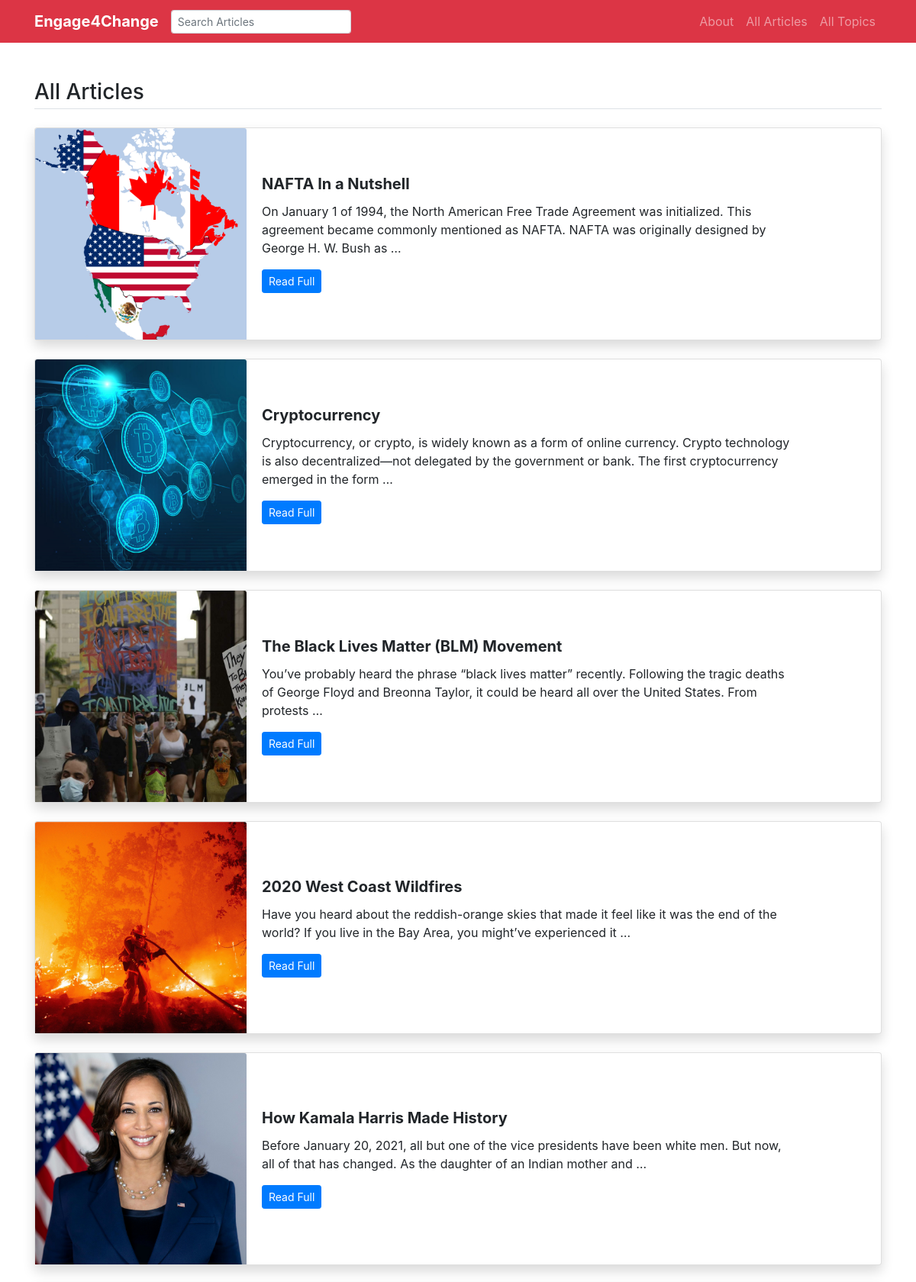
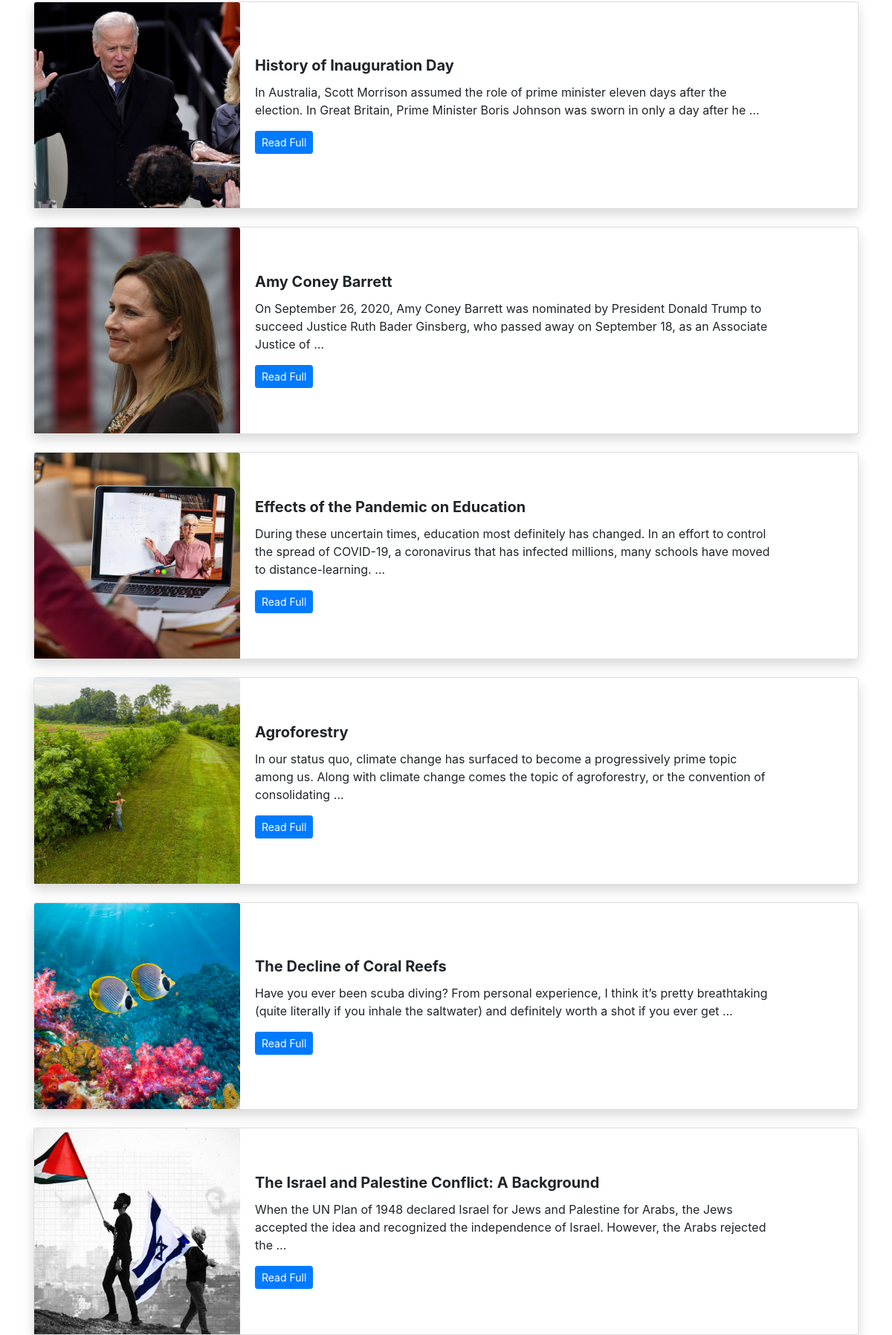
The app's page /all-news (upper part) with its own data (2 pictures, top to bottom).
### main/models.py (models this page shows, shortened)
class News(models.Model):
    category = models.ForeignKey(Category, on_delete=models.CASCADE)
    title = models.CharField(max_length=300)
    author = models.CharField(max_length=300, default="")
    writer = models.ForeignKey(Person, on_delete=models.CASCADE, default=1)
    image = models.ImageField(upload_to='imgs/')
    detail = models.TextField()
    add_time = models.DateField()
    class Meta:
        verbose_name_plural = 'News'

### main/views.py (the view)
# urls.py: path('all-news', views.all_news, name='all-news'),
def all_news(request):
    all_news = News.objects.order_by('-id')
    return render(request, 'all-news.html', {
        'all_news': all_news,
    })

### main/templates/all-news.html
{% extends 'base.html' %}
{% block content %}
<main class="container mt-5 mb-5">
    <h3 class="border-bottom pb-1 my-4">All Articles</h3>
    {% for news in all_news %}
    <div class="card mb-4 shadow">
        <div class="row no-gutters align-items-center">
            <div class="col-md-3">
                <img src="/media/{{news.image}}" class="card-img-top" alt="{{news.title}}">
            </div>
            <div class="col-md-8">
                <div class="card-body">
                    <h5 class="card-title font-weight-bold">{{news.title}}</h5>
                    <p class="card-text">{{news.detail|truncatewords:30}}</p>
                    <p class="card-text"><a href="/detail/{{news.id}}" class="btn btn-sm btn-primary">Read Full</a></p>
                </div>
            </div>
        </div>
    </div>
    {% endfor %}
</main>
{% endblock %}

### records on screen
News: image (picture), title "NAFTA In a Nutshell", detail "On January 1 of 1994, the North American Free Trade Agreement was initialized. This agreement became commonly mentioned as NAFTA. NAFTA was originally designed by George H. W. Bush as …"
News: image (picture), title "Cryptocurrency", detail "Cryptocurrency, or crypto, is widely known as a form of online currency. Crypto technology is also decentralized—not delegated by the government or bank. The first cryptocurrency emerged in the form …"
News: image (picture), title "The Black Lives Matter (BLM) Movement", detail "You’ve probably heard the phrase “black lives matter” recently. Following the tragic deaths of George Floyd and Breonna Taylor, it could be heard all over the United States. From protests …"
News: image (picture), title "2020 West Coast Wildfires", detail "Have you heard about the reddish-orange skies that made it feel like it was the end of the world? If you live in the Bay Area, you might’ve experienced it …"
News: image (picture), title "How Kamala Harris Made History", detail "Before January 20, 2021, all but one of the vice presidents have been white men. But now, all of that has changed. As the daughter of an Indian mother and …"
News: image (picture), title "History of Inauguration Day", detail "In Australia, Scott Morrison assumed the role of prime minister eleven days after the election. In Great Britain, Prime Minister Boris Johnson was sworn in only a day after he …"
News: image (picture), title "Amy Coney Barrett", detail "On September 26, 2020, Amy Coney Barrett was nominated by President Donald Trump to succeed Justice Ruth Bader Ginsberg, who passed away on September 18, as an Associate Justice of …"
News: image (picture), title "Effects of the Pandemic on Education", detail "During these uncertain times, education most definitely has changed. In an effort to control the spread of COVID-19, a coronavirus that has infected millions, many schools have moved to distance-learning. …"
News: image (picture), title "Agroforestry", detail "In our status quo, climate change has surfaced to become a progressively prime topic among us. Along with climate change comes the topic of agroforestry, or the convention of consolidating …"
News: image (picture), title "The Decline of Coral Reefs", detail "Have you ever been scuba diving? From personal experience, I think it’s pretty breathtaking (quite literally if you inhale the saltwater) and definitely worth a shot if you ever get …"
News: image (picture), title "The Israel and Palestine Conflict: A Background", detail "When the UN Plan of 1948 declared Israel for Jews and Palestine for Arabs, the Jews accepted the idea and recognized the independence of Israel. However, the Arabs rejected the …"
